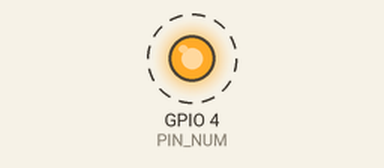
Simulated run of this program. Board: Raspberry Pi (BCM pin numbers). Parts: output pins drawn as LEDs (lit = HIGH). Dashed ring = blinking.

Above: at 0.2 s.
Timing chart, 0 to 3.0 s (numbered marks = the images above):
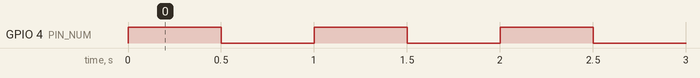

The program:

led_01.py
```python
#!/usr/bin/env python3
# GPIO4を出力としてLEDに給電する

# import libraries of GPIO
import RPi.GPIO as GPIO
# import time library
from time import sleep

# ピン番号
PIN_NUM=4
# スリープ時間 単位：秒
SLEEP_TIME=0.5

# モードの指定
#  GPIO.setupmode(GPIO.BOARD|GPIO.BCM)
#  GPIO.BOARD -> 物理ピン番号(左上からの連番)
#  GPIO.BCM   -> 役割ピン番号(broadcomが命名しているもの)
GPIO.setmode(GPIO.BCM)

# ピンの設定
#  GPIO.setup(channel, GPIO.in|GPIO.out)
#  GPIO.in : 入力
#  GPIO.out: 出力
GPIO.setup(PIN_NUM, GPIO.OUT)

# ピンの操作
#  GPIO.output(channel, GPIO.HIGH) : 点灯
#  GPIO.output(channel, GPIO.LOW)  : 消灯
#  val = GPIO.input(channel) : 点灯しているのか、消灯しているのか取得できる
#
#  GPIO.HIGHはTrue, 1 と同義
#  GPIO.LOWはFalse, 0 と同義

try:
    while True:
        GPIO.output(PIN_NUM, GPIO.HIGH)
        sleep(SLEEP_TIME)
        GPIO.output(PIN_NUM, GPIO.LOW)
        sleep(SLEEP_TIME)

except KeyboardInterrupt:
    GPIO.cleanup()
```

Measured:
- by itself, GPIO 4 (PIN_NUM): alternates HIGH for 0.50 s and LOW for 0.50 s
